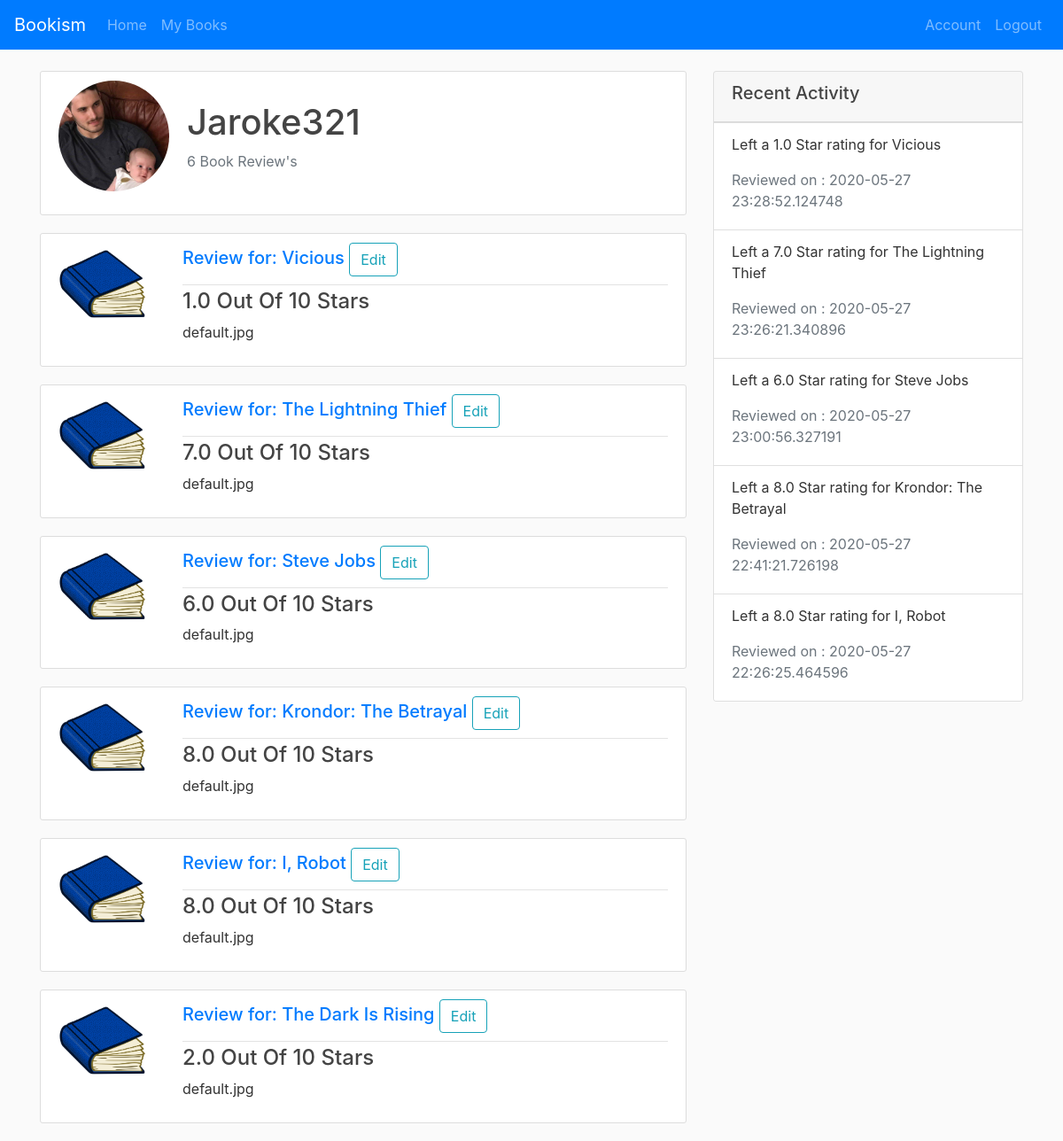
/user/1 (signed in), run on the app's committed database.
### project1/models.py (models this page shows)
class User(db.Model, UserMixin):
    id = db.Column(db.Integer, primary_key=True)
    name = db.Column(db.String(25), nullable=False)
    password = db.Column(db.String(60), nullable=False)
    image_file = db.Column(db.String(20), nullable=False, default='default.jpg')
    reviews = db.relationship("Review", back_populates="users")

class Review(db.Model):
    book_id = db.Column(db.String(25), db.ForeignKey('book.id'), primary_key = True)
    user_id = db.Column(db.Integer, db.ForeignKey('user.id'), primary_key = True)
    username = db.Column(db.String(25), nullable=False)
    bookname = db.Column(db.String(50), nullable=False)
    timestamp = db.Column(db.DateTime, default=datetime.utcnow)
    review = db.Column(db.Text)
    rating = db.Column(db.Float)
    books = db.relationship("Book", back_populates="reviews")
    users = db.relationship("User", back_populates="reviews")

class Book(db.Model):
    id = db.Column(db.Integer, primary_key=True)
    isbn = db.Column(db.String(25), nullable=False)
    title = db.Column(db.String(50), nullable=False)
    author = db.Column(db.String(25), nullable=False)
    year = db.Column(db.Integer, nullable=False)
    count_ratings = db.Column(db.Integer)
    overall_rating = db.Column(db.Float)
    image_file = db.Column(db.String(20), nullable=False, default='default.jpg')
    reviews = db.relationship("Review", back_populates="books")

### project1/routes.py (the view)
@app.route("/user/<int:id>")
def users(id):
    user = User.query.get(int(id))  # Get the user with the id of id
    img_file = url_for('static', filename=f'profile_pics/{user.image_file}')
    user_prof = False  # Used to determine if the user page is the current users page
    if current_user.id == id:
        user_prof = True
    review_count = len(user.reviews) # Holds the number of reviews for the user
    activity_list = []               # Used for the recent activity section for the user
    count = 0                        # Used to limit the amount of activities to 5
    while ((count < 5) and (count < review_count)):
        activity_list.append(user.reviews[-(count+1)])
        count += 1
    reviews = Review.query.filter_by(user_id=user.id).order_by(desc(Review.timestamp)).all()
    return render_template('user.html', user=user,
        count=review_count, img=img_file, user_prof=user_prof,
        activity_list=activity_list, reviews=reviews)

### project1/models.py (called while the page is built)
@login_manager.user_loader
def load_user(user_id):
    return User.query.get(int(user_id))

### project1/templates/user.html (shortened to what this page needs)
{% extends "index.html" %}
{% block body %}
<div class="col-md-8">
  <div class="container content-section">
    <div class="media align-items-center">
      <img src="{{ img }}" class="rounded-circle account-img" width="80">
      <div class="media-body">
        <h2 class="account-heading">{{ user.name }}</h2>
        <p class="text-secondary">{{ count }} Book Review's</p>
      </div>
    </div>
  </div>
  {% for r in reviews %}
    <article class="media content-section">
      <img src="/static/book_pics/{{ r.books.image_file }}" width="100">
      <div class="media-body review-body">
        <div class="article-metadata">
          <h5 class="mr-2">
            <a href="{{ url_for('book', id=r.book_id) }}">Review for: {{ r.bookname }}</a>
            {% if user_prof %}
              <a class="btn btn-outline-info" href="{{ url_for('review', id=r.book_id) }}">Edit</a>
            {% endif %}
          </h5>
        </div>
        <h4 class="article-title">{{ r.rating }} Out Of 10 Stars</h4>
        <p class="article-content">{{ r.books.image_file }}</p>
      </div>
    </article>
  {% endfor %}
</div>
<div class="col-md-4">
  <div class="card">
    <div class="card-header">
      <h5>Recent Activity</h5>
    </div>
    <ul class="list-group list-group-flush">
      {% for activity in activity_list %}
        <li class="list-group-item">
          <p>Left a {{ activity.rating }} Star rating for {{ activity.books.title }}</p>
          <p class="mb-2 text-muted">Reviewed on : {{ activity.timestamp }}</p>
        </li>
      {% endfor %}
    </ul>
  </div>
</div>
{% endblock %}

### project1/static/main.css (style rules this page uses)
body { background: #fafafa; color: #333333; margin-top: 5rem; }
h1, h2, h3, h4, h5, h6 { color: #444444; }
.content-section { background: #ffffff; padding: 10px 20px; border: 1px solid #dddddd; border-radius: 3px; margin-bottom: 20px; }
.article-title { color: #444444; }
.article-content { white-space: pre-line; }
.article-metadata { padding-bottom: 1px; margin-bottom: 4px; border-bottom: 1px solid #e3e3e3 }
.account-img { height: 125px; width: 125px; margin-right: 20px; margin-bottom: 16px; }
.account-heading { font-size: 2.5rem; }
.review-body { padding-left: 20px; margin-left: 20px; }

### data on the page
User: name "Jaroke321"
Review: books.image_file (placeholder picture), bookname "Vicious", rating "1.0", books.image_file "default.jpg", books "Vicious", timestamp "2020-05-27 23:28:52.124748"
Review: books.image_file (placeholder picture), bookname "The Lightning Thief", rating "7.0", books.image_file "default.jpg", books "The Lightning Thief", timestamp "2020-05-27 23:26:21.340896"
Review: books.image_file (placeholder picture), bookname "Steve Jobs", rating "6.0", books.image_file "default.jpg", books "Steve Jobs", timestamp "2020-05-27 23:00:56.327191"
Review: books.image_file (placeholder picture), bookname "Krondor: The Betrayal", rating "8.0", books.image_file "default.jpg", books "Krondor: The Betrayal", timestamp "2020-05-27 22:41:21.726198"
Review: books.image_file (placeholder picture), bookname "I, Robot", rating "8.0", books.image_file "default.jpg", books "I, Robot", timestamp "2020-05-27 22:26:25.464596"
Review: books.image_file (placeholder picture), bookname "The Dark Is Rising", rating "2.0", books.image_file "default.jpg"

### other printed values
{{ count }} "6"
